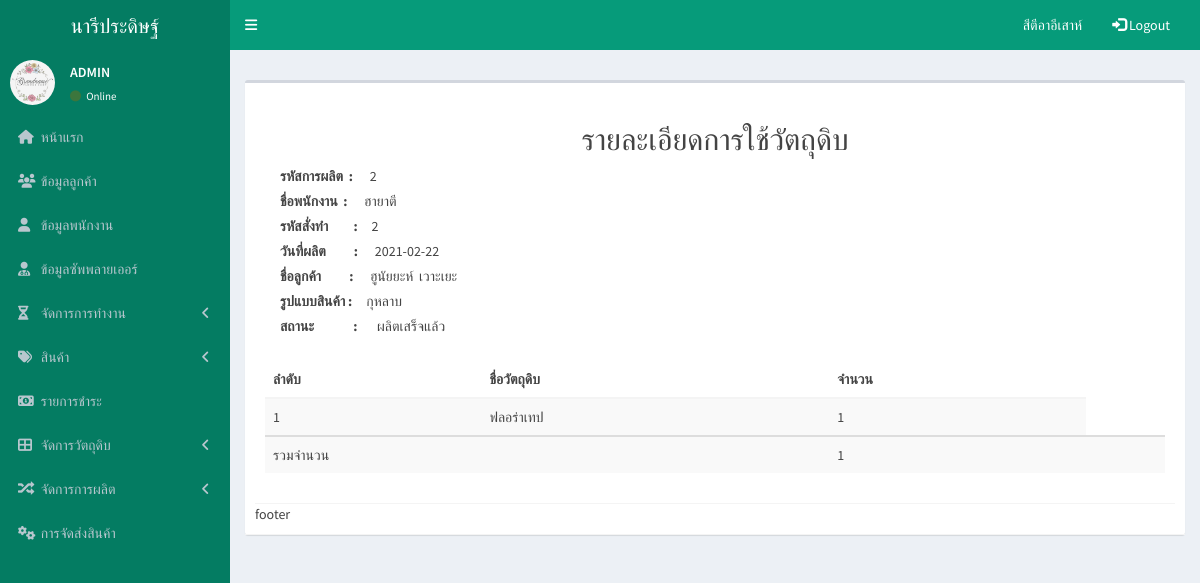
Screenshot of /pages/manufacture/manufacture_details.php?txtid=2 (signed in) with the database file from the repository.
### tables this page shows
CREATE TABLE `manufacture` (
  `manufacture_id` int(10) NOT NULL,
  `order_details_id` int(10) NOT NULL,
  `employee_id` int(10) NOT NULL,
  `date` date NOT NULL,
  `status_m` varchar(20) NOT NULL DEFAULT 'ผลิตเสร็จแล้ว'
);

CREATE TABLE `employee` (
  `employee_id` int(10) NOT NULL,
  `employee_name` varchar(50) NOT NULL,
  `employee_lastname` varchar(50) NOT NULL,
  `employee_sex` varchar(20) NOT NULL,
  `employee_address` varchar(100) NOT NULL,
  `employee_tel` varchar(10) NOT NULL,
  `employee_username` varchar(50) NOT NULL,
  `employee_password` varchar(50) NOT NULL,
  `employee_level` varchar(20) NOT NULL
);

CREATE TABLE `order_details` (
  `order_details_id` int(10) NOT NULL,
  `product_id` int(10) NOT NULL,
  `order_product_id` int(10) NOT NULL,
  `order_amount` int(10) NOT NULL,
  `price` int(10) NOT NULL,
  `sum_price` int(10) NOT NULL,
  `deposit` int(10) NOT NULL,
  `date_order` varchar(50) NOT NULL,
  `status_sd` varchar(50) NOT NULL DEFAULT 'ยังไม่ผลิต'
);

CREATE TABLE `product` (
  `product_id` int(10) NOT NULL,
  `product_name` varchar(100) NOT NULL,
  `product_price` varchar(50) NOT NULL,
  `image` varchar(50) NOT NULL,
  `genre_product_id` int(11) NOT NULL
);

### pages/manufacture/manufacture_details.php (the view, shortened to what this page needs)
<!DOCTYPE html>
<html>
<head>
    <link rel="stylesheet" href="../../bower_components/bootstrap/dist/css/bootstrap.min.css">
    <link rel="stylesheet" href="../../bower_components/font-awesome/css/font-awesome.min.css">
    <link rel="stylesheet" href="../../bower_components/Ionicons/css/ionicons.min.css">
    <link rel="stylesheet" href="../../dist/css/AdminLTE.min.css">
    <link rel="stylesheet" href="../../dist/css/skins/_all-skins.min.css">
</head>
<body class="hold-transition skin-blue sidebar-mini">
    <div class="wrapper">
        <header class="main-header">
            <a href="../admin/admin.php" class="logo">
                <span class="logo-lg">นารีประดิษฐ์</span>
            </a>
            <?php
                include("db.php");
                include('../bar/navbar.php');
                include('../bar/sidebar.php');
            ?>
            <div class="content-wrapper">
                <section class="content-header">
                </section>
                <section class="content">
                    <div class="box">
                        <div class="box-header with-border">
                            <div class="box-header with-border">
                                <span align="center">
                                    <h2>รายละเอียดการใช้วัตถุดิบ</h2>
                                </span>
                                <?php
                                    $manufacture_id = $_REQUEST['txtid'];
                                    $sql1 = "SELECT * FROM manufacture
                                    INNER JOIN order_details ON order_details.order_details_id = manufacture.order_details_id
                                    INNER JOIN order_product ON order_product.order_product_id = order_details.order_product_id
                                    INNER JOIN login ON login.user_id = order_product.user_id
                                    INNER JOIN product ON order_details.product_id = product.product_id
                                    INNER JOIN employee ON employee.employee_id = manufacture.employee_id
                                    WHERE manufacture.manufacture_id = '$manufacture_id'";
                                   $query1 = $conn->query($sql1);
                                   $row1=mysqli_fetch_assoc($query1);
                                    $sql2 = "SELECT manufacture_details.amount,
                                                    material.material_name
                                    FROM manufacture_details
                                    INNER JOIN manufacture ON manufacture.manufacture_id = manufacture_details.manufacture_id
                                    INNER JOIN material ON manufacture_details .material_id = material.material_id
                                    WHERE manufacture.manufacture_id = '$manufacture_id'";
                                    $query2 = mysqli_query($conn,$sql2);
                                ?>
                                <div class="container">
                                    <label >รหัสการผลิต&nbsp; :</label>&nbsp;&nbsp;&nbsp; &nbsp;
                                    <?php echo $row1['manufacture_id']; ?> <br>
                                    <label >ชื่อพนักงาน&nbsp; :</label>&nbsp;&nbsp;&nbsp; &nbsp;
                                    <?php echo $row1['employee_name']; ?> <br>
                                    <label >รหัสสั่งทำ  &nbsp;&nbsp;&nbsp;&nbsp;&nbsp;&nbsp;&nbsp; :  </label>&nbsp;&nbsp; &nbsp;
                                    <?php echo $row1['order_details_id']; ?> <br>
                                    <label >วันที่ผลิต  &nbsp;&nbsp;&nbsp;&nbsp;&nbsp;&nbsp;&nbsp;&nbsp;  :
                                    &nbsp;</label>&nbsp;&nbsp; &nbsp;<?php echo $row1['date']; ?><br>
                                    <label>ชื่อลูกค้า  &nbsp;&nbsp;&nbsp;&nbsp;&nbsp;&nbsp;&nbsp;&nbsp;  :
                                    &nbsp;</label>&nbsp;&nbsp; &nbsp;<?php echo $row1['name']; ?>&nbsp; <?php echo $row1['lastname']; ?><br>
                                    <label >รูปแบบสินค้า     : </label>
                                    &nbsp;&nbsp; &nbsp;<?php echo $row1['product_name']; ?><br>
                                    <label >สถานะ &nbsp;&nbsp;&nbsp;&nbsp;&nbsp;&nbsp;&nbsp;&nbsp;&nbsp;&nbsp;&nbsp;&nbsp;&nbsp;: </label>
                                    &nbsp;&nbsp; &nbsp;&nbsp; <?php echo $row1['status_m']; ?><br><br>
                                </div>
                                <table class="table table-striped">
                                    <thead>
                                        <tr>
                                            <th scope="col">ลำดับ</th>
                                            <th scope="col">ชื่อวัตถุดิบ</th>
                                            <th scope="col">จำนวน</th>
                                        </tr>
                                    </thead>
                                    <tbody>
                                <?php
                                 $i = 1;
                                 $total=0;
                                        while($row=mysqli_fetch_array($query2,MYSQLI_ASSOC))
                                        {
                                 ?>
                                        <tr>
                                            <td><?php echo $i?></td>
                                            <td><?php echo $row['material_name']?></td>
                                            <td><?php echo $row['amount']?></td>
                                        </tr>
                                    </tbody>
                                    <?php
                                           $total = $total + ($row['amount']);;
                                    $i++;
                                    }
                                    ?>
                                     <tr>
                                          <td colspan="2" aling="right">รวมจำนวน</td>
                                          <td align="left"><?php echo number_format($total); ?></td>
                                         <td></td>
                                         </tr>
                                </table>
                            </div>
                            footer
                        </div>
                    </div>
                </section>
            </div>
</body>
</html>

### rows the page displays
manufacture: manufacture_id "2", employee.employee_name "ฮายาตี", order_details.order_details_id "2", date "2021-02-22", login.name "ฮูนัยยะห์", login.lastname "เวาะเยะ", product.product_name "กุหลาบ", status_m "ผลิตเสร็จแล้ว"

### other values shown
$_SESSION["username"] "สีตีอาอีเสาห์"
$row['material_name'] "ฟลอร่าเทป"
$row['amount'] "1"
$total "1"
